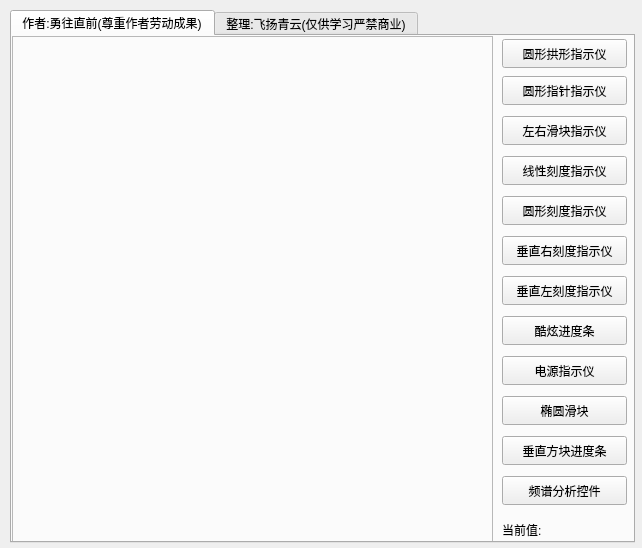
<?xml version="1.0" encoding="UTF-8"?>
<ui version="4.0">
 <class>frmMain</class>
 <widget class="QWidget" name="frmMain">
  <property name="geometry">
   <rect>
    <x>0</x>
    <y>0</y>
    <width>642</width>
    <height>548</height>
   </rect>
  </property>
  <property name="windowTitle">
   <string>控件演示(来源:QTCN社区 作者:勇往直前 整理:飞扬青云 QQ群:81360735)</string>
  </property>
  <widget class="QTabWidget" name="tabWidget">
   <property name="geometry">
    <rect>
     <x>10</x>
     <y>10</y>
     <width>625</width>
     <height>533</height>
    </rect>
   </property>
   <property name="currentIndex">
    <number>0</number>
   </property>
   <property name="usesScrollButtons">
    <bool>true</bool>
   </property>
   <property name="tabsClosable">
    <bool>false</bool>
   </property>
   <widget class="QWidget" name="tab1">
    <attribute name="title">
     <string>作者:勇往直前(尊重作者劳动成果)</string>
    </attribute>
    <widget class="QFrame" name="fm1">
     <property name="geometry">
      <rect>
       <x>0</x>
       <y>0</y>
       <width>481</width>
       <height>509</height>
      </rect>
     </property>
     <property name="frameShape">
      <enum>QFrame::StyledPanel</enum>
     </property>
     <property name="frameShadow">
      <enum>QFrame::Raised</enum>
     </property>
    </widget>
    <widget class="QLabel" name="labValue1">
     <property name="geometry">
      <rect>
       <x>490</x>
       <y>480</y>
       <width>131</width>
       <height>28</height>
      </rect>
     </property>
     <property name="styleSheet">
      <string notr="true"/>
     </property>
     <property name="text">
      <string>当前值:</string>
     </property>
    </widget>
    <widget class="QPushButton" name="btnGauge4">
     <property name="geometry">
      <rect>
       <x>490</x>
       <y>120</y>
       <width>125</width>
       <height>29</height>
      </rect>
     </property>
     <property name="cursor">
      <cursorShape>PointingHandCursor</cursorShape>
     </property>
     <property name="text">
      <string>线性刻度指示仪</string>
     </property>
    </widget>
    <widget class="QPushButton" name="btnGauge6">
     <property name="geometry">
      <rect>
       <x>490</x>
       <y>200</y>
       <width>125</width>
       <height>29</height>
      </rect>
     </property>
     <property name="cursor">
      <cursorShape>PointingHandCursor</cursorShape>
     </property>
     <property name="text">
      <string>垂直右刻度指示仪</string>
     </property>
    </widget>
    <widget class="QPushButton" name="btnProgressBar">
     <property name="geometry">
      <rect>
       <x>490</x>
       <y>280</y>
       <width>125</width>
       <height>29</height>
      </rect>
     </property>
     <property name="cursor">
      <cursorShape>PointingHandCursor</cursorShape>
     </property>
     <property name="text">
      <string>酷炫进度条</string>
     </property>
    </widget>
    <widget class="QPushButton" name="btnVolume">
     <property name="geometry">
      <rect>
       <x>490</x>
       <y>440</y>
       <width>125</width>
       <height>29</height>
      </rect>
     </property>
     <property name="cursor">
      <cursorShape>PointingHandCursor</cursorShape>
     </property>
     <property name="text">
      <string>频谱分析控件</string>
     </property>
    </widget>
    <widget class="QPushButton" name="btnGauge5">
     <property name="geometry">
      <rect>
       <x>490</x>
       <y>160</y>
       <width>125</width>
       <height>29</height>
      </rect>
     </property>
     <property name="cursor">
      <cursorShape>PointingHandCursor</cursorShape>
     </property>
     <property name="text">
      <string>圆形刻度指示仪</string>
     </property>
    </widget>
    <widget class="QPushButton" name="btnGauge2">
     <property name="geometry">
      <rect>
       <x>490</x>
       <y>40</y>
       <width>125</width>
       <height>29</height>
      </rect>
     </property>
     <property name="cursor">
      <cursorShape>PointingHandCursor</cursorShape>
     </property>
     <property name="text">
      <string>圆形指针指示仪</string>
     </property>
    </widget>
    <widget class="QPushButton" name="btnGauge3">
     <property name="geometry">
      <rect>
       <x>490</x>
       <y>80</y>
       <width>125</width>
       <height>29</height>
      </rect>
     </property>
     <property name="cursor">
      <cursorShape>PointingHandCursor</cursorShape>
     </property>
     <property name="text">
      <string>左右滑块指示仪</string>
     </property>
    </widget>
    <widget class="QPushButton" name="btnCoolBar">
     <property name="geometry">
      <rect>
       <x>490</x>
       <y>360</y>
       <width>125</width>
       <height>29</height>
      </rect>
     </property>
     <property name="cursor">
      <cursorShape>PointingHandCursor</cursorShape>
     </property>
     <property name="text">
      <string>椭圆滑块</string>
     </property>
    </widget>
    <widget class="QPushButton" name="btnGauge1">
     <property name="geometry">
      <rect>
       <x>490</x>
       <y>3</y>
       <width>125</width>
       <height>29</height>
      </rect>
     </property>
     <property name="cursor">
      <cursorShape>PointingHandCursor</cursorShape>
     </property>
     <property name="text">
      <string>圆形拱形指示仪</string>
     </property>
    </widget>
    <widget class="QPushButton" name="btnIndicator">
     <property name="geometry">
      <rect>
       <x>490</x>
       <y>400</y>
       <width>125</width>
       <height>29</height>
      </rect>
     </property>
     <property name="cursor">
      <cursorShape>PointingHandCursor</cursorShape>
     </property>
     <property name="text">
      <string>垂直方块进度条</string>
     </property>
    </widget>
    <widget class="QPushButton" name="btnGauge7">
     <property name="geometry">
      <rect>
       <x>490</x>
       <y>240</y>
       <width>125</width>
       <height>29</height>
      </rect>
     </property>
     <property name="cursor">
      <cursorShape>PointingHandCursor</cursorShape>
     </property>
     <property name="text">
      <string>垂直左刻度指示仪</string>
     </property>
    </widget>
    <widget class="QPushButton" name="btnBattery">
     <property name="geometry">
      <rect>
       <x>490</x>
       <y>320</y>
       <width>125</width>
       <height>29</height>
      </rect>
     </property>
     <property name="cursor">
      <cursorShape>PointingHandCursor</cursorShape>
     </property>
     <property name="text">
      <string>电源指示仪</string>
     </property>
    </widget>
   </widget>
   <widget class="QWidget" name="tab2">
    <attribute name="title">
     <string>整理:飞扬青云(仅供学习严禁商业)</string>
    </attribute>
    <widget class="QFrame" name="fm2">
     <property name="geometry">
      <rect>
       <x>0</x>
       <y>0</y>
       <width>481</width>
       <height>509</height>
      </rect>
     </property>
     <property name="frameShape">
      <enum>QFrame::StyledPanel</enum>
     </property>
     <property name="frameShadow">
      <enum>QFrame::Raised</enum>
     </property>
    </widget>
    <widget class="QPushButton" name="btnChart1">
     <property name="geometry">
      <rect>
       <x>490</x>
       <y>3</y>
       <width>125</width>
       <height>29</height>
      </rect>
     </property>
     <property name="cursor">
      <cursorShape>PointingHandCursor</cursorShape>
     </property>
     <property name="text">
      <string>图表曲线显示</string>
     </property>
    </widget>
    <widget class="QLabel" name="labValue2">
     <property name="geometry">
      <rect>
       <x>490</x>
       <y>480</y>
       <width>131</width>
       <height>28</height>
      </rect>
     </property>
     <property name="styleSheet">
      <string notr="true"/>
     </property>
     <property name="text">
      <string>当前值:</string>
     </property>
    </widget>
    <widget class="QPushButton" name="btnFlashList">
     <property name="geometry">
      <rect>
       <x>490</x>
       <y>40</y>
       <width>125</width>
       <height>29</height>
      </rect>
     </property>
     <property name="cursor">
      <cursorShape>PointingHandCursor</cursorShape>
     </property>
     <property name="text">
      <string>滑动列表框</string>
     </property>
    </widget>
    <widget class="QPushButton" name="btnButtonBoard">
     <property name="geometry">
      <rect>
       <x>490</x>
       <y>80</y>
       <width>125</width>
       <height>29</height>
      </rect>
     </property>
     <property name="cursor">
      <cursorShape>PointingHandCursor</cursorShape>
     </property>
     <property name="text">
      <string>按钮面板</string>
     </property>
    </widget>
    <widget class="QPushButton" name="btnSliderButton">
     <property name="geometry">
      <rect>
       <x>490</x>
       <y>120</y>
       <width>125</width>
       <height>29</height>
      </rect>
     </property>
     <property name="cursor">
      <cursorShape>PointingHandCursor</cursorShape>
     </property>
     <property name="text">
      <string>滑动背景面板</string>
     </property>
    </widget>
    <widget class="QPushButton" name="btnPhotoView">
     <property name="geometry">
      <rect>
       <x>490</x>
       <y>160</y>
       <width>125</width>
       <height>29</height>
      </rect>
     </property>
     <property name="cursor">
      <cursorShape>PointingHandCursor</cursorShape>
     </property>
     <property name="text">
      <string>图片浏览工具</string>
     </property>
    </widget>
    <widget class="QPushButton" name="btnAroundCircle">
     <property name="geometry">
      <rect>
       <x>490</x>
       <y>200</y>
       <width>125</width>
       <height>29</height>
      </rect>
     </property>
     <property name="cursor">
      <cursorShape>PointingHandCursor</cursorShape>
     </property>
     <property name="text">
      <string>旋转的圆</string>
     </property>
    </widget>
    <widget class="QPushButton" name="btnProgressBar1">
     <property name="geometry">
      <rect>
       <x>490</x>
       <y>240</y>
       <width>125</width>
       <height>29</height>
      </rect>
     </property>
     <property name="cursor">
      <cursorShape>PointingHandCursor</cursorShape>
     </property>
     <property name="text">
      <string>另类进度条</string>
     </property>
    </widget>
    <widget class="QPushButton" name="btnNewLed">
     <property name="geometry">
      <rect>
       <x>490</x>
       <y>280</y>
       <width>125</width>
       <height>29</height>
      </rect>
     </property>
     <property name="cursor">
      <cursorShape>PointingHandCursor</cursorShape>
     </property>
     <property name="text">
      <string>LED数字显示</string>
     </property>
    </widget>
    <widget class="QPushButton" name="btnWave">
     <property name="geometry">
      <rect>
       <x>490</x>
       <y>320</y>
       <width>125</width>
       <height>29</height>
      </rect>
     </property>
     <property name="cursor">
      <cursorShape>PointingHandCursor</cursorShape>
     </property>
     <property name="text">
      <string>声音波形动态图</string>
     </property>
    </widget>
    <widget class="QPushButton" name="btnWave1">
     <property name="geometry">
      <rect>
       <x>490</x>
       <y>360</y>
       <width>125</width>
       <height>29</height>
      </rect>
     </property>
     <property name="cursor">
      <cursorShape>PointingHandCursor</cursorShape>
     </property>
     <property name="text">
      <string>声音直方动态图</string>
     </property>
    </widget>
    <widget class="QPushButton" name="btnWave2">
     <property name="geometry">
      <rect>
       <x>490</x>
       <y>400</y>
       <width>125</width>
       <height>29</height>
      </rect>
     </property>
     <property name="cursor">
      <cursorShape>PointingHandCursor</cursorShape>
     </property>
     <property name="text">
      <string>对称直方动态图</string>
     </property>
    </widget>
   </widget>
  </widget>
 </widget>
 <layoutdefault spacing="6" margin="11"/>
 <resources/>
 <connections/>
</ui>
